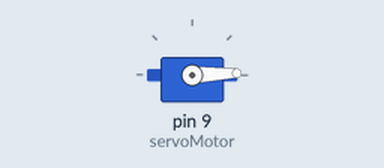
The sketch below on a simulated Arduino Uno, built with avr-gcc and run on an emulated ATmega328P. Shown: servo.

Above: at 0.05 s.
At 1.75 s:
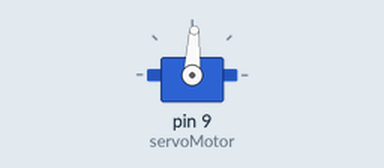
At 3.45 s:
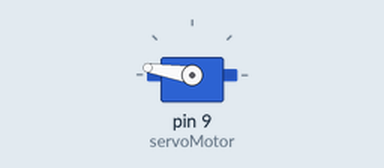
At 6.9 s:
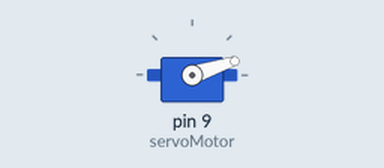
Timing chart, 0 to 9.4 s (numbered marks = the images above):
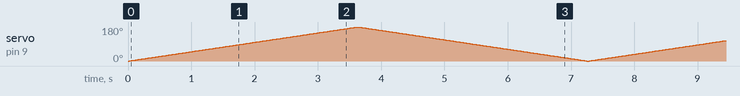

The sketch:

servomotor.ino
```cpp
#include <Servo.h>
Servo servoMotor;
void setup() {
  // put your setup code here, to run once:
  Serial.begin(9600);
  servoMotor.attach(9);
}

void loop() {
  // put your main code here, to run repeatedly:


  for (int i = 0; i <= 180; i += 1)
  {

    servoMotor.write(i);
    delay(20);
  }
  for (int j = 180; j >= 0; j -= 1)

  {
    servoMotor.write(j);
    delay(20);
  }


}
```
